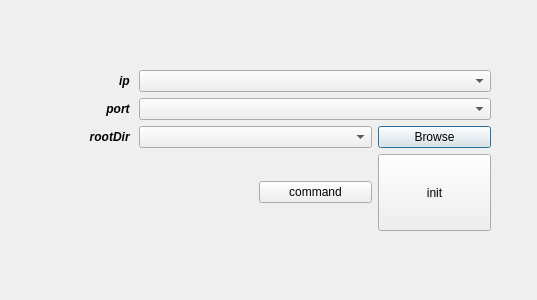
<?xml version="1.0" encoding="UTF-8"?>
<ui version="4.0">
 <class>Dialog</class>
 <widget class="QDialog" name="Dialog">
  <property name="geometry">
   <rect>
    <x>0</x>
    <y>0</y>
    <width>537</width>
    <height>300</height>
   </rect>
  </property>
  <property name="windowTitle">
   <string>Dialog</string>
  </property>
  <widget class="QWidget" name="gridLayoutWidget">
   <property name="geometry">
    <rect>
     <x>20</x>
     <y>70</y>
     <width>471</width>
     <height>161</height>
    </rect>
   </property>
   <layout class="QGridLayout" name="gridLayout">
    <item row="0" column="0">
     <widget class="QLabel" name="label">
      <property name="sizePolicy">
       <sizepolicy hsizetype="Preferred" vsizetype="Preferred">
        <horstretch>0</horstretch>
        <verstretch>0</verstretch>
       </sizepolicy>
      </property>
      <property name="styleSheet">
       <string notr="true">font-style:italic;
font-weight: bold;</string>
      </property>
      <property name="text">
       <string>ip </string>
      </property>
      <property name="alignment">
       <set>Qt::AlignRight|Qt::AlignTrailing|Qt::AlignVCenter</set>
      </property>
     </widget>
    </item>
    <item row="2" column="0">
     <widget class="QLabel" name="label_3">
      <property name="styleSheet">
       <string notr="true">font-style:italic;
font-weight: bold;</string>
      </property>
      <property name="text">
       <string>rootDir </string>
      </property>
      <property name="alignment">
       <set>Qt::AlignRight|Qt::AlignTrailing|Qt::AlignVCenter</set>
      </property>
     </widget>
    </item>
    <item row="1" column="0">
     <widget class="QLabel" name="label_2">
      <property name="sizePolicy">
       <sizepolicy hsizetype="Preferred" vsizetype="Preferred">
        <horstretch>0</horstretch>
        <verstretch>0</verstretch>
       </sizepolicy>
      </property>
      <property name="styleSheet">
       <string notr="true">font-style:italic;
font-weight: bold;</string>
      </property>
      <property name="text">
       <string>port </string>
      </property>
      <property name="alignment">
       <set>Qt::AlignRight|Qt::AlignTrailing|Qt::AlignVCenter</set>
      </property>
     </widget>
    </item>
    <item row="2" column="1" colspan="2">
     <widget class="QComboBox" name="comboBox_rootDir"/>
    </item>
    <item row="2" column="3">
     <widget class="QPushButton" name="pushButton_browse">
      <property name="text">
       <string>Browse</string>
      </property>
     </widget>
    </item>
    <item row="1" column="1" colspan="3">
     <widget class="QComboBox" name="comboBox_port"/>
    </item>
    <item row="0" column="1" colspan="3">
     <widget class="QComboBox" name="comboBox_ip"/>
    </item>
    <item row="3" column="3">
     <widget class="QPushButton" name="pushButton_init">
      <property name="sizePolicy">
       <sizepolicy hsizetype="Minimum" vsizetype="Expanding">
        <horstretch>0</horstretch>
        <verstretch>0</verstretch>
       </sizepolicy>
      </property>
      <property name="text">
       <string>init</string>
      </property>
     </widget>
    </item>
    <item row="3" column="2">
     <widget class="QPushButton" name="pushButton_command">
      <property name="text">
       <string>command</string>
      </property>
     </widget>
    </item>
   </layout>
  </widget>
 </widget>
 <resources/>
 <connections/>
</ui>
